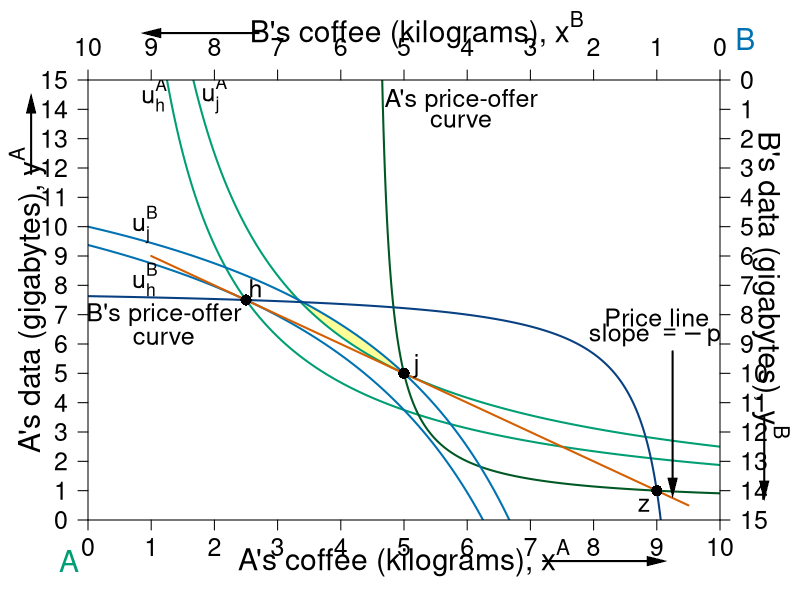

Here is the R script that generated this plot:
#' Graph Designer: Simon Halliday, Scott Cohn
#' Authors: Bowles and Halliday
#' Title: Coordination, Conflict and Competition: A Text in Microeconomics

library("shape")

pdf(file = "what_can_markets_do/property_walras_baseline_pec.pdf", width = 9, height = 7)

# Set parameters for graphics
axislabelsize <- 1.8
labelsize <- 1.5
namesize <- 1.8
annotatesize <- 1.5
graphlinewidth <- 2
segmentlinewidth <- 1.5

COL <- c("#7fc97f", "#beaed4", "#fdc086", "#ffff99", "#386cb0", "#f0027f", "#bf5b17", "#666666")
COLA <- c("#e0f3db", "#99d8c9","#66c2a4","#41ae76", "#238b45", "#005824")
COLB <- c("#c6dbef", "#4eb3d3", "#2b8cbe", "#0868ac","#084081")
COLC <- c("#fcfbfd", "#efedf5", "#dadaeb", "#bcbddc", "#9e9ac8", "#807dba", "#6a51a3", "#54278f", "#3f007d")
grays <- gray.colors(25, start = 1, end = 0, alpha = 1)
CBCols <- c("#009E73","#0072B2","#E69F00","#CC79A7", "#F0E442","#D55E00")


uA <- function(xA, yA, alpha = 0.5){
  ((xA)^alpha)*((yA)^(1 - alpha))
}

uB <- function(xA, yA, alpha = 0.5){
  ((10-xA)^alpha)*((15-yA)^(1 - alpha))
}

indiffcurveA1 <- function(x, U = 4, A = 1, a = 0.5) {
  ((((U-2)/A)*(1/x)^a)^(1/(1-a)))
}

indiffcurveA2 <- function(x, U = 4, A = 1, a = 0.5) {
  (((U/A)*(1/x)^a)^(1/(1-a)))
}

indiffcurveA3 <- function(x, U = 5.715476, A = 1, a = 0.5) {
  (((U/A)*(1/x)^a)^(1/(1 - a)))
}

indiffcurveA4 <- function(x, U = 6.984164, A = 1, a = 0.5) {
  ((((U)/A)*(1/x)^a)^(1/(1 - a)))
}

paretoEC <- function(x) {
  (3/2)*x
}

OfferCurveA <- function(x) {
  # x/(x  - 4)
  x / (2*x - 9)
}

PriceLine <- function(x, intercept = 10, slope = 1) {
  intercept - slope*x 
}

mrsplot <- function(x) {
  (13/2)*(x/(9 - x)^2)
  
}

OfferCurveB <- function(x) {
  #15 - (14/2)*(10 - x)/(9 - x)
  (145 - 16*x) / (19 - 2*x)
}

WalrasPrice <- function(x) {
  14 - (3/2)*x
}

#Deriving the offer curves: let py = 1
#wA = 8px + 2py = 8px + 2; Demand: x = w/2px => x = 4 + 1/px => px = 1/(x - 4)
#Offer curve is y = px*x => (1/(x-4))*x = x/(x-4) defined for x neq 4
#wA = 2px + 13py = 2px + 13; Demand: x = w/2px => x = 1 + 13/2px => px = 13/2(x - 1)
#B's Offer curve is y = px*x => (13/2)(1/(x-1))*x = (13/2)(x/(x-1)
#Therefore in terms of yA and xA:
#15 - y = (13/2)*(10 - x)/(10 - x - 1)
#Therefore y = 15 - (13/2)*(10-x)/(9 - x) defined for x neq 9
#The tangency of the indifference curve and the offer curve gives mrsplot
#Where mrsplot equals that offer curve, we get x = (3/17)*(51 - sqrt(221)) = 6.376576; 
#So y = 6.022321; therefore u = (6.376576^0.5)*(6.022321^0.5)

indiffcurveBneg1 <- function(x, U = 5.09, A = 1, a = 0.5) {
  15 - (((U/A)*(1/(10 - x))^a)^(1/(1-a)))
}

indiffcurveBneg2 <- function(x, U = 6.531973, A = 1, a = 0.5) {
  15 - (((U/A)*(1/(10 - x))^a)^(1/(1-a)))
}

#Aisha happens to have found 8 apples and 2 oranges, 
#and Betty happens to have found 2 apples and 13 oranges. 
#Aisha's utility (8^0.5)*(2^0.5) = 4
#Betty's utility (2^0.5)*(13^0.5) = 5.09



par(mar =  c(4, 4.4, 4, 4))
xlims <- c(0, 10)
ylims <- c(0, 15)
xlims2 <- c(10, 0)
ylims2 <- c(15, 0)

plot(0, 0, xlim = xlims, ylim = ylims, type = "n",
     xlab = "",
     ylab = "", 
     xaxt = "n", 
     yaxt = "n", 
     cex.lab = axislabelsize, 
     bty = "n",
     xaxs = "i", 
     yaxs = "i")

text(0.5*xlims[2], -1.3, expression(paste("A's coffee (kilograms), ", x^A)), xpd = TRUE, cex = axislabelsize) 
text(-0.95, 0.5*ylims[2], expression(paste("A's data (gigabytes), ", y^A)), xpd = TRUE, cex = axislabelsize, srt = 90) 



npts <- 500 
npts2 <- 501

#I need something like xx1 with npts for 
xpoly1 <- seq(from = 3.2, to = 5, length.out = 501)
ypoly1 <- indiffcurveA2(xpoly1, U = uA(5, 5))
ypoly2 <- indiffcurveBneg1(xpoly1, U = uB(5, 5))
polygon(x = c(xpoly1, rev(xpoly1)), y = c(ypoly1, rev(ypoly2)), col=COL[4], density=NULL, border = NA)


#Specify the sequences of points for graphing. 
xx1 <- seq(xlims[1], xlims[2], length.out = npts)
yy1 <- indiffcurveA2(xx1, U = 4, A = 1, a = 0.5)
yy2 <- indiffcurveA2(xx1)

#I need something like xx1 with npts for 
xx2 <- seq(4.5, xlims[2], length.out = npts)
xx3 <- seq(xlims[1], 9.1, length.out = npts)
xx4 <- seq(1, 9.5, length.out = npts)

#Draw the lines for the graphs

lines(xx1, indiffcurveA2(xx1, U = uA(5, 5)), col = CBCols[1], lwd = graphlinewidth)
lines(xx1, indiffcurveA2(xx1, U = uA(2.5, 7.5)), col = CBCols[1], lwd = graphlinewidth)
# 
lines(xx2, OfferCurveA(xx2), col = COLA[6], lwd = graphlinewidth)
# 
# 
lines(xx1, indiffcurveBneg1(xx1, U = uB(2.5, 7.5)), col = CBCols[2], lwd = graphlinewidth)
lines(xx1, indiffcurveBneg1(xx1, U = uB(5, 5)), col = CBCols[2], lwd = graphlinewidth)
# 
# 
lines(xx4, PriceLine(xx4, intercept = 10, slope = 1), col = CBCols[6], lwd = graphlinewidth)
# 
lines(xx3, OfferCurveB(xx3), col = COLB[5], lwd = graphlinewidth)

#lines(xx1, paretoEC(xx1), col = COL[2], lwd = graphlinewidth)

#Customize ticks and labels for the plot
ticksy <- seq(from = 0, to = 15, by = 1)
ylabels <- seq(from = 0, to = 15, by = 1)
ticksx <- seq(from = 0, to = 10, by = 1)
xlabels <- seq(from = 0, to = 10, by = 1)
axis(1, at = ticksx, pos = 0, labels = xlabels, cex.axis = labelsize)
axis(2, at = ticksy, pos = 0, labels = ylabels, las = 1, gap.axis = -1, cex.axis = labelsize)

#Add arrows:
Arrows(-0.9, 11.8, -0.9, 14.2, col = "black", lty = 1, lwd = 2, arr.type = "triangle", arr.lwd = 0.5, xpd = TRUE)
Arrows(7.2, -1.4, 9, -1.4, col = "black", lty = 1, lwd = 2, arr.type = "triangle", arr.lwd = 0.5, xpd = TRUE)

# arrows(-0.9, 10.5, -0.9, 14, xpd = TRUE, length = 0.1, angle = 40, lwd = 3)
# arrows(6.6, -1.4, 9, -1.4, xpd = TRUE, length = 0.1, angle = 40, lwd = 3)


# #Annotation of the three graphs and the NE
text(1.05, 14.5, expression(u[h]^A), cex = labelsize)
text(2, 14.5, expression(u[j]^A), cex = labelsize)

points(2.5, 7.5, pch = 16, col = "black", cex = 1.5)
text(2.65, 7.9, expression(h), cex = labelsize)

points(5, 5, pch = 16, col = "black", cex = 1.5)
text(5.2, 5.25, expression(j), cex = labelsize)

text(9, 6.9, expression("Price line"), cex = labelsize)
text(9, 6.25, expression(paste("slope ", phantom() == -p[j])), cex = labelsize)
Arrows(9.25, 5.75, 9.25, 1.1, col = "black", lty = 1, lwd = 2, arr.type = "triangle", arr.lwd = 0.5)

#Arrows(1, 6.3, 1, 7.2, col = "black", lty = 1, lwd = 2, arr.type = "triangle", arr.lwd = 0.5)
text(1.2, 7, expression("B's price-offer"), cex = annotatesize)
text(1.2, 6.2, expression("curve"), cex = annotatesize)

text(5.9, 14.3, expression("A's price-offer"), cex = annotatesize)
text(5.9, 13.6, expression("curve"), cex = annotatesize)

# text(8.5, 10.4, expression("Pareto-efficient"), cex = annotatesize)
# text(8.5, 9.7, expression("curve"), cex = annotatesize)

text(-0.3, -1.4, expression("A"), xpd = TRUE, cex = namesize, col = CBCols[1])
text(10.4, 16.4, expression("B"), xpd = TRUE, cex = namesize, col = CBCols[2])


#Set up second axes and labels
par(new = TRUE)

#Use the same x and ylims as previously, but with locations switched
xlims2 <- c(10, 0)
ylims2 <- c(15, 0)

#Leave the ylab and xlab blank to ensure no axes titles
plot(0, 0, xlim = xlims2, ylim = ylims2, type = "n",
     xlab = expression(paste("")),
     ylab = expression(paste("")),
     xaxt = "n", 
     yaxt = "n", 
     cex.lab = 1.3, 
     bty = "n",
     xaxs = "i", 
     yaxs = "i")

#Set up axes at sides 3 and 4 (top and right)
axis(side = 3, at = ticksx, pos = 0, labels = xlabels, cex.axis = labelsize)
axis(side = 4, at = ticksy, pos = 0, labels = ylabels, las = 1, gap.axis = -1,  cex.axis = labelsize)
text(4.8, -1.7, expression(paste("B's coffee (kilograms), ", x^B)), xpd = TRUE, cex = axislabelsize) 
text(-0.8, 7, expression(paste("B's data (gigabytes), ", y^B)), xpd = TRUE, cex = axislabelsize, srt = 270) 

#Add arrows:
Arrows(-0.7, 11.5, -0.7, 14, col = "black", lty = 1, lwd = 2, arr.type = "triangle", arr.lwd = 0.5, xpd = TRUE)
Arrows(7.3, -1.6, 9, -1.6, col = "black", lty = 1, lwd = 2, arr.type = "triangle", arr.lwd = 0.5, xpd = TRUE)

# arrows(-0.7, 10, -0.7, 14, xpd = TRUE, length = 0.1, angle = 40, lwd = 3)
# arrows(6.6, -1.6, 9, -1.6, xpd = TRUE, length = 0.1, angle = 40, lwd = 3)


#Functions for B's indifference curves
indiffcurveB1 <- function(x, U = 5.09, A = 1, a = 0.5) {
  ((((U-2)/A)*(1/x)^a)^(1/(1-a)))
}

indiffcurveB2 <- function(x, U = 5.09, A = 1, a = 0.5) {
  (((U/A)*(1/x)^a)^(1/(1-a)))
}

indiffcurveB3 <- function(x, U = 5.703502, A = 1, a = 0.5) {
  ((((U)/A)*(1/x)^a)^(1/(1-a)))
}

indiffcurveB4 <- function(x, U = 8.244574, A = 1, a = 0.5) {
  ((((U)/A)*(1/x)^a)^(1/(1-a)))
}



#Label B's indifference curves
text(9.1, 4.925, expression(u[j]^B), cex = labelsize)
text(9.1, 6.8, expression(u[h]^B), cex = labelsize)


#Add a point for the initial endowment
points(1, 14, pch = 16, col = "black", cex = 1.5)
text(1.2, 14.5, expression(z), cex = labelsize)




#Label a point on the middle of the curve
#points(5, 7.5, pch = 16, col = "black", cex = 1.5)
#text(5, 7, expression(i))

#(5^0.5)*(7.5^0.5) = 6.123724

#Add point for comparison to participation constraint
#points(6.2, 1.55, pch = 16, col = "black", cex = 1.5)
#text(6.1, 1.2, expression(d))


#Calculate TIOLI power allocation for B
#mrs(x,y) => pareto efficient curve is (3/2)x = y
#A's initital utility is 4 = u(8,2) = (8^0.5)*(2^0.5)
#Therefore substitute in the contract curve u_e^A = 4 = (x^A)^(0.5)(3/2*x^A)^0.5
# => x^A = 4/((3/2)^0.5) = 3.27 => x^B = 6.73
# => y^A = 3/2(x^A) = 4.9 => y^B = 10.1

#Add point g for B's TIOLI power
# points(6.73, 10.1, pch = 16, col = "black", cex = 1.5)
# text(6.73, 10.6, expression(g))

#Calculate TIOLI power allocation for A
#mrs(x,y) => pareto efficient curve is (3/2)x = y
#A's initital utility is 4 = u(8,2) = (8^0.5)*(2^0.5)
#Therefore substitute in the contract curve u_e^A = 4 = (x^A)^(0.5)(3/2*x^A)^0.5
# => x^B = 5.09/((3/2)^0.5) = 4.16 => x^A = 5.84
# => y^B = 3/2(x^B) = 6.23 => y^A = 8.77 
#=> u^A = (5.84^0.5)*(8.77^0.5) = 7.156591
#Add point f for A's TIOLI power
# points(4.16, 6.23, pch = 16, col = "black", cex = 1.5)
# text(4.16, 5.8, expression(f))



dev.off()
